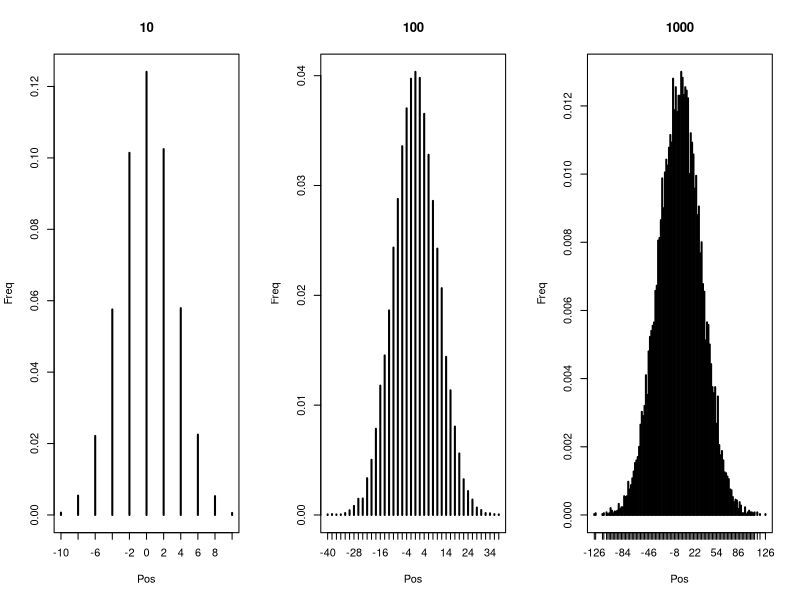

Here is the R script that generated this plot:
## ---- chunk 1
#Parameters
N_values<-c(10,100,1000)
sample<-20000

## ---- chunk 2
#Function
par(mfrow=c(1,length(N_values)))

for(N in N_values){
  RW <- N-2*rbinom(sample,N,0.5)
  dd<-table(RW)/sample/2
  plot(dd,ylab = "Freq",xlab = "Pos", main=N)

  cat("The mean for walks of N=",N,"is",mean(dd),"\n")
  cat("The variance for walks of N=",N,"is",var(RW),"\n")
  
  
  
}

